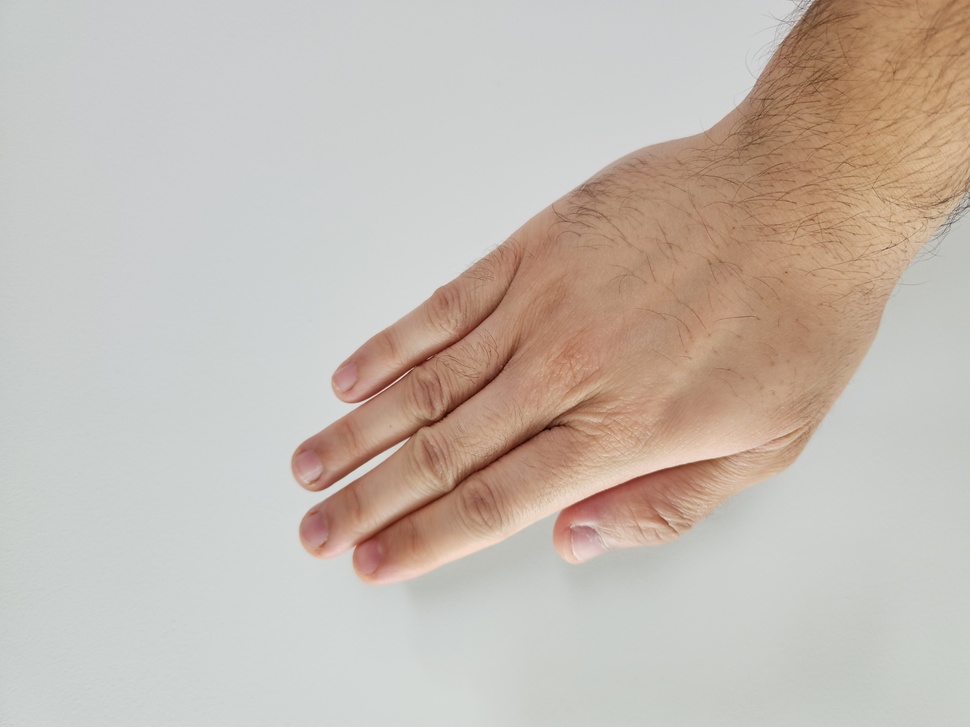
#> input picture Project_2/prep/images/Paper/20240922_123828.jpg, 970 x 727 px, shrunk from 8160 x 6120 before the run; its folder holds only this picture in this run
$ jupyter execute dataAugmentation.ipynb
#> lines starting #> are read from the running program, lines starting #| are printed output that depends on the picture
[cell 1]
# Imports
import os
from PIL import Image, ImageOps, ImageEnhance, ImageFilter
import random
import numpy as np

[cell 2]
# Variables
input_folder = "./images"
output_folder = "./augmented_images"

rotate_angle = (1,270)
scale_range = (0.75,1.25)
max_translation=(20, 20)
brightness_range=(0.75, 1.25)
contrast_range=(0.75, 1.25)
color_range=(0.75, 1.25)
mean = 50
sigma = 25
blur_radius_range = (1, 5)


images_by_label = {}

[cell 3]
# Load the original dataset

# Traverse the folder
for class_name in os.listdir(input_folder):
    class_path = os.path.join(input_folder, class_name)
    if not os.path.isdir(class_path):
        continue  # Skip if not a directory

    # Initialize list for the class if not already present
    if class_name not in images_by_label:
        images_by_label[class_name] = []

    # Traverse images in the class folder
    for file_name in os.listdir(class_path):
        if file_name.endswith(('.png', '.jpg', '.jpeg')):  # Check for valid image extensions
            file_path = os.path.join(class_path, file_name)

            # Load the image
            image = Image.open(file_path)
#> image is the input picture: PIL image 970x727 RGB; mean R, G, B 197.1, 187, 178.1

            # Append the image to the corresponding label's list
            images_by_label[class_name].append(image)

# Print summary
for label, images in images_by_label.items():
    print(f"Loaded {len(images)} images for label '{label}'.")

[cell 4]
# Create the output folder
os.makedirs(output_folder, exist_ok=True)

[cell 5]
# Flip images
for label, images in images_by_label.items():
    # Create a subdirectory for the label in the output folder
    label_output_folder = os.path.join(output_folder, label)
    os.makedirs(label_output_folder, exist_ok=True)

    for idx, image in enumerate(images):
        flip_type = random.choice(["horizontal", "vertical"])
        flipped_image = None
        if flip_type == "horizontal":
            flipped_image = ImageOps.mirror(image)
        if flip_type == "vertical":
            flipped_image = ImageOps.flip(image)

        output_file_name = f"aug_flip_{idx}.jpg"
        output_file_path = os.path.join(label_output_folder, output_file_name)
        flipped_image.save(output_file_path)
#> this loop made 2 passes
#> pass 1, `flipped_image.save(output_file_path)`:
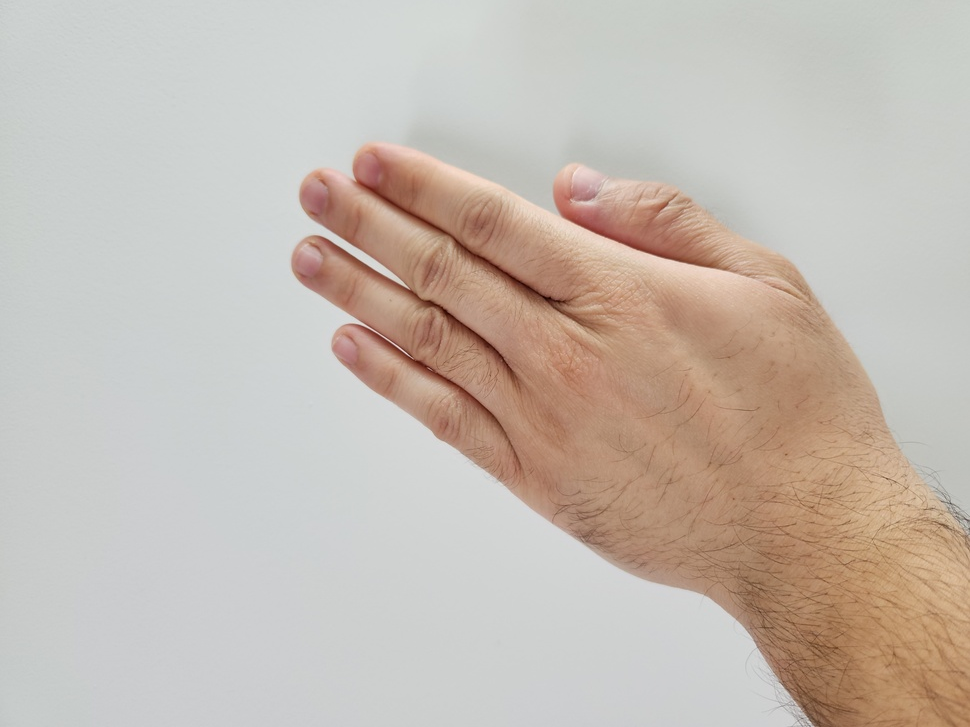
#> saved as aug_flip_0.jpg: PIL image 970x727 RGB; mean R, G, B 197.1, 187, 178.1

print(f"Randomly flipped images have been saved in '{output_folder}'.")
#| Randomly flipped images have been saved in './augmented_images'.

[cell 6]
# Rotate images
for label, images in images_by_label.items():
    # Create a subdirectory for the label in the output folder
    label_output_folder = os.path.join(output_folder, label)
    os.makedirs(label_output_folder, exist_ok=True)

    for idx, image in enumerate(images):
        angle = random.randint(*rotate_angle)
        rotated_image = image.rotate(angle, expand=True)

        output_file_name = f"aug_rotate_{idx}.jpg"
        output_file_path = os.path.join(label_output_folder, output_file_name)
        rotated_image.save(output_file_path)
#> this loop made 2 passes
#> pass 1, `rotated_image.save(output_file_path)`:
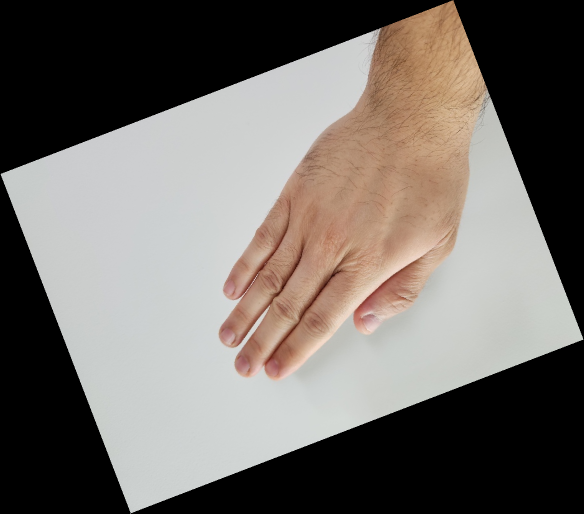
#> saved as aug_rotate_0.jpg: PIL image 1168x1027 RGB (shown at 1/2 size); mean R, G, B 115.9, 109.9, 104.7
#> pass 2, `rotated_image.save(output_file_path)`:
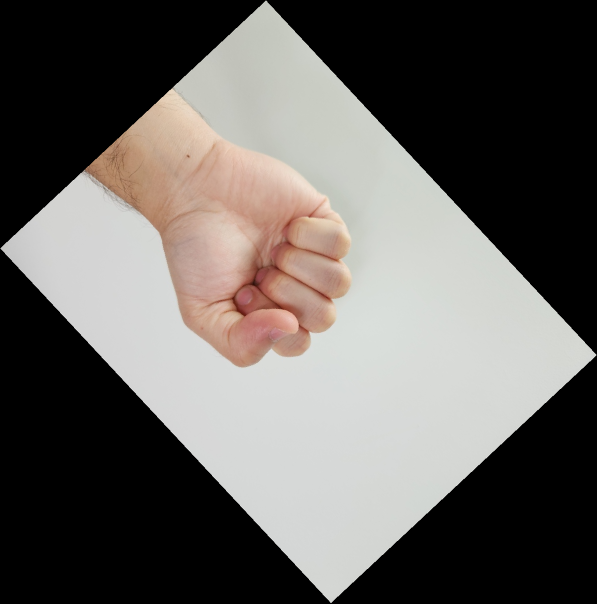
#> saved as aug_rotate_0.jpg: PIL image 1194x1207 RGB (shown at 1/2 size); mean R, G, B 101.5, 97.9, 94.5

print(f"Randomly rotated images have been saved in '{output_folder}'.")
#| Randomly rotated images have been saved in './augmented_images'.

[cell 7]
# Scale images
for label, images in images_by_label.items():
    # Create a subdirectory for the label in the output folder
    label_output_folder = os.path.join(output_folder, label)
    os.makedirs(label_output_folder, exist_ok=True)

    for idx, image in enumerate(images):
        scale_factor = random.uniform(*scale_range)
        original_width, original_height = image.size
        new_width = int(original_width * scale_factor)
        new_heigth = int(original_height * scale_factor)

        scaled_image = image.resize((new_width, new_heigth), Image.Resampling.LANCZOS)

        # Center the scaled image in a canvas of the original size
        scaled_image = ImageOps.fit(scaled_image, (original_width, original_height), method=Image.Resampling.LANCZOS, centering=(0.5, 0.5))

        output_file_name = f"aug_scale_{idx}.jpg"
        output_file_path = os.path.join(label_output_folder, output_file_name)
        scaled_image.save(output_file_path)

print(f"Randomly scaled images have been saved in '{output_folder}'.")
#| Randomly scaled images have been saved in './augmented_images'.

[cell 8]
# Translate images (x or y direction)
for label, images in images_by_label.items():
    # Create a subdirectory for the label in the output folder
    label_output_folder = os.path.join(output_folder, label)
    os.makedirs(label_output_folder, exist_ok=True)

    for idx, image in enumerate(images):
        max_x, max_y = max_translation
        tx = random.randint(-max_x, max_x)  # Random translation along x-axis
        ty = random.randint(-max_y, max_y)  # Random translation along y-axis

        # Create a translation matrix
        translation_matrix = (1, 0, tx, 0, 1, ty)

        # Apply the transformation
        translated_image = image.transform(
            image.size, Image.AFFINE, translation_matrix, resample=Image.Resampling.BICUBIC
        )

        output_file_name = f"aug_transl_{idx}.jpg"
        output_file_path = os.path.join(label_output_folder, output_file_name)
        translated_image.save(output_file_path)
#> this loop made 2 passes
#> pass 1, `translated_image.save(output_file_path)`:
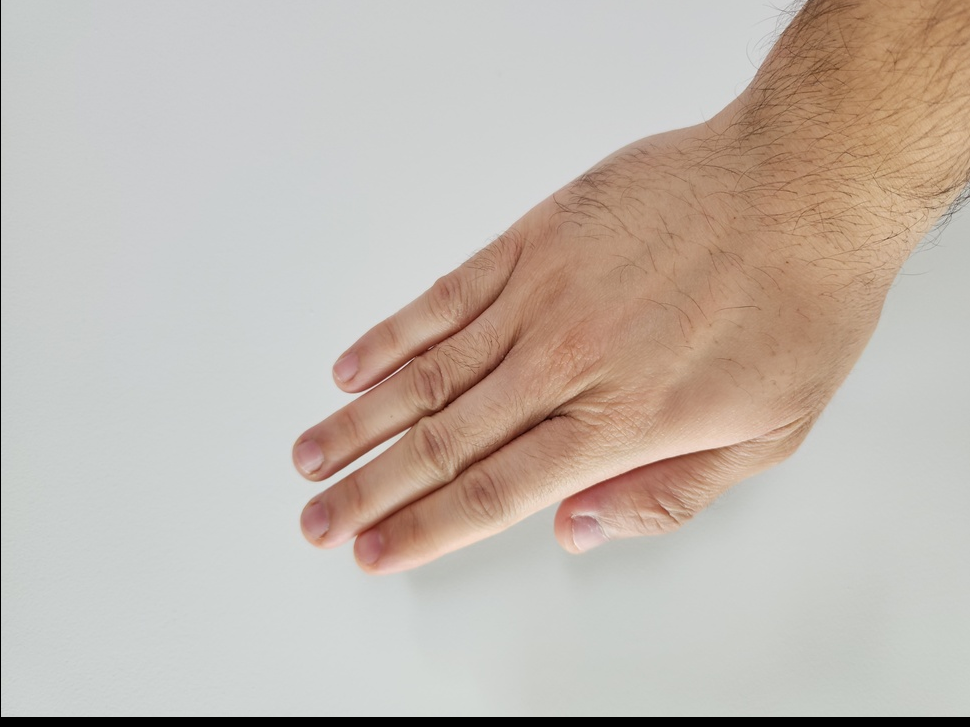
#> saved as aug_transl_0.jpg: PIL image 970x727 RGB; mean R, G, B 194.2, 184.2, 175.4

print(f"Randomly translated images have been saved in '{output_folder}'.")
#| Randomly translated images have been saved in './augmented_images'.

[cell 9]
# Color jittering
for label, images in images_by_label.items():
    # Create a subdirectory for the label in the output folder
    label_output_folder = os.path.join(output_folder, label)
    os.makedirs(label_output_folder, exist_ok=True)

    # Augment and save each image
    for idx, image in enumerate(images):
        # Apply color jittering
        brightness_factor = random.uniform(*brightness_range)
        contrast_factor = random.uniform(*contrast_range)
        color_factor = random.uniform(*color_range)

        # Apply augmentations to the image
        color_jittered_image = ImageEnhance.Brightness(image).enhance(brightness_factor)
        color_jittered_image = ImageEnhance.Contrast(color_jittered_image).enhance(contrast_factor)
        color_jittered_image = ImageEnhance.Color(color_jittered_image).enhance(color_factor)

        # Save the augmented image
        output_file_name = f"aug_cjit_{idx}.jpg"
        output_file_path = os.path.join(label_output_folder, output_file_name)
        color_jittered_image.save(output_file_path)
#> this loop made 2 passes
#> pass 1, `color_jittered_image.save(output_file_path)`:
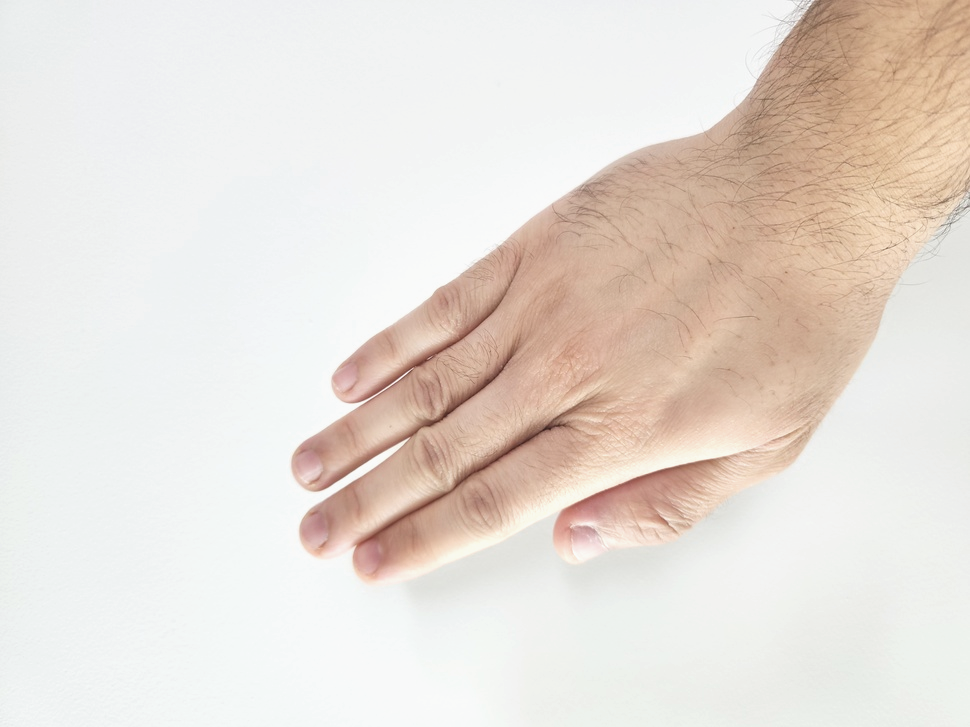
#> saved as aug_cjit_0.jpg: PIL image 970x727 RGB; mean R, G, B 231.2, 222.6, 215.3
#> pass 2, `color_jittered_image.save(output_file_path)`:
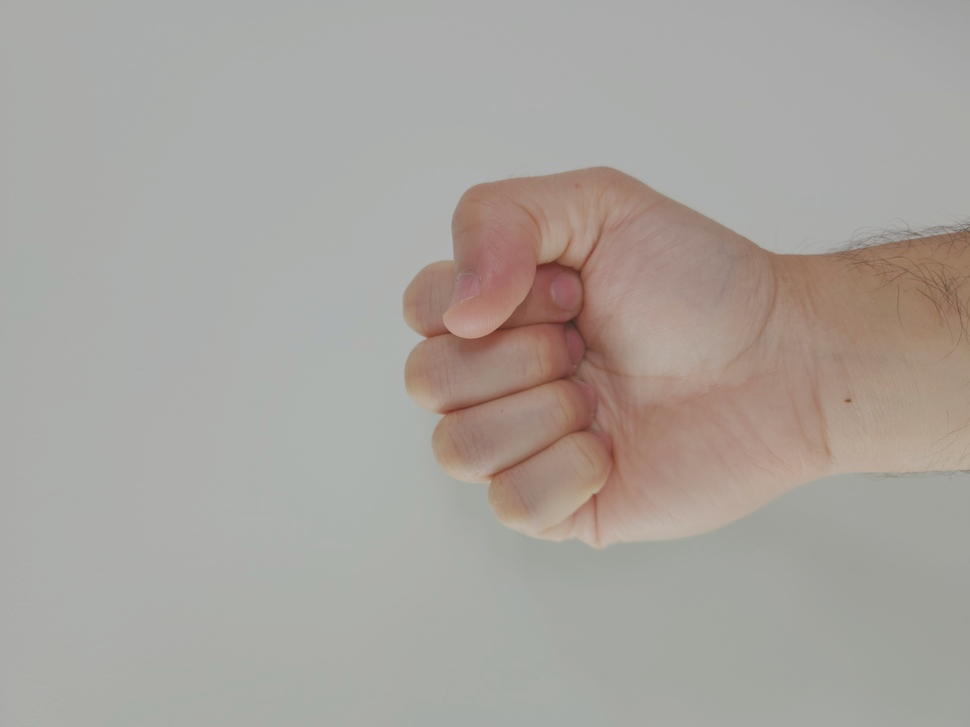
#> saved as aug_cjit_0.jpg: PIL image 970x727 RGB; mean R, G, B 168.1, 163, 157.5

print(f"Color-jittered images have been saved in '{output_folder}'.")
#| Color-jittered images have been saved in './augmented_images'.

[cell 10]
# Adding noise
for label, images in images_by_label.items():
    # Create a subdirectory for the label in the output folder
    label_output_folder = os.path.join(output_folder, label)
    os.makedirs(label_output_folder, exist_ok=True)

    for idx, image in enumerate(images):
         # Convert image to NumPy array
        image_array = np.array(image).astype(np.float32)

        # Generate Gaussian noise
        noise = np.random.normal(mean, sigma, image_array.shape)

        # Add the noise and clip values to the valid range [0, 255]
        noisy_image = np.clip(image_array + noise, 0, 255).astype(np.uint8)

        noisy_image = Image.fromarray(noisy_image)

        output_file_name = f"aug_noise_{idx}.jpg"
        output_file_path = os.path.join(label_output_folder, output_file_name)
        noisy_image.save(output_file_path)

print(f"Noisy images have been saved in '{output_folder}'.")
#| Noisy images have been saved in './augmented_images'.

[cell 11]
# Gaussian blur
# Process each label and its images
for label, images in images_by_label.items():
    # Create a subdirectory for the label in the output folder
    label_output_folder = os.path.join(output_folder, label)
    os.makedirs(label_output_folder, exist_ok=True)

    for idx, image in enumerate(images):
        # Randomly choose a blur radius
        blur_radius = random.uniform(*blur_radius_range)

        # Apply Gaussian blur
        blurred_image = image.filter(ImageFilter.GaussianBlur(blur_radius))

        # Save the augmented image
        output_file_name = f"aug_gblur_{idx}.jpg"
        output_file_path = os.path.join(label_output_folder, output_file_name)
        blurred_image.save(output_file_path)

        # Log for debugging
        print(f"Applied Gaussian blur to image {idx} in label '{label}' with radius={blur_radius}")
#> this loop made 2 passes
#> pass 1, `blurred_image.save(output_file_path)`:
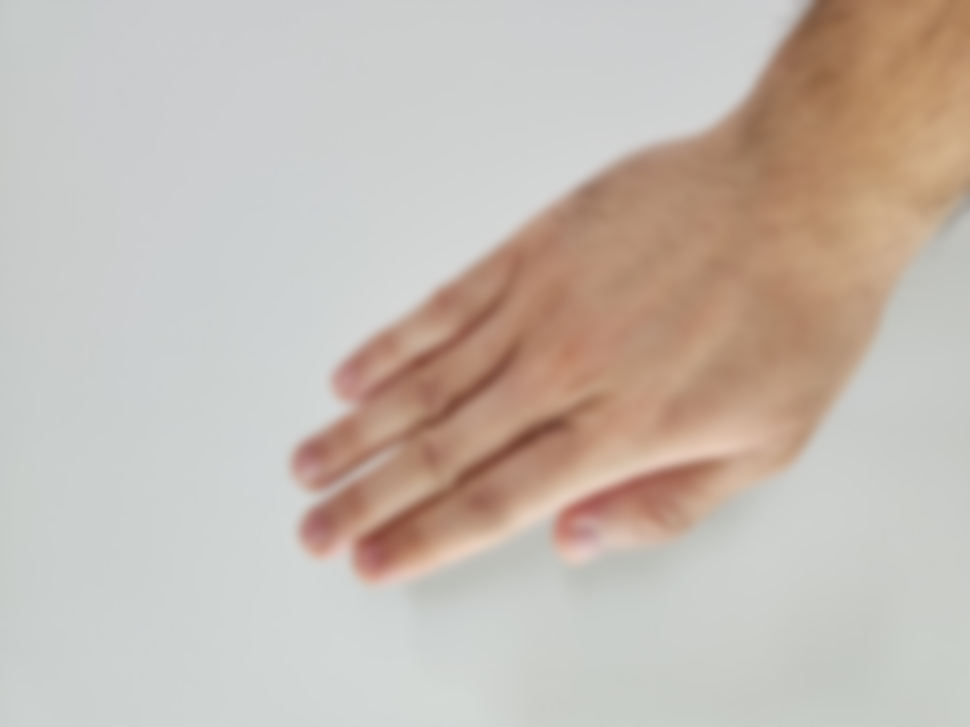
#> saved as aug_gblur_0.jpg: PIL image 970x727 RGB; mean R, G, B 197.1, 187, 178.2

print(f"Blurred images have been saved in '{output_folder}'.")
#| Blurred images have been saved in './augmented_images'.
